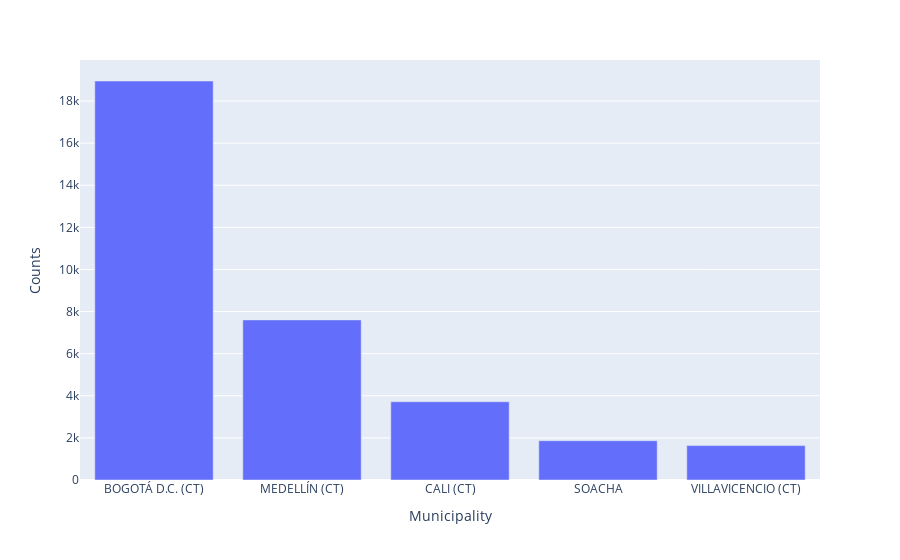

Notebook cell for this chart:
### Markdown cell above
We can see here that the Cundinamarca department experiences the highest amount of crimes, according to this dataset.

### Code cell
plot_counts('Municipality', 5)

### Figure 1 — Plotly figure (JSON) as saved in the notebook; plotly's stock layout.template omitted (floating-point values rounded to 4 significant figures)
{"data": [{"alignmentgroup": "True", "hovertemplate": "Municipality=%{x}<br>Counts=%{y}<extra></extra>", "legendgroup": "", "marker": {"color": "#636efa", "pattern": {"shape": ""}}, "name": "", "offsetgroup": "", "orientation": "v", "showlegend": false, "textposition": "auto", "type": "bar", "x": ["BOGOTÁ D.C. (CT)", "MEDELLÍN (CT)", "CALI (CT)", "SOACHA", "VILLAVICENCIO (CT)"], "xaxis": "x", "y": [18951, 7604, 3716, 1865, 1633], "yaxis": "y"}], "layout": {"autosize": true, "barmode": "relative", "legend": {"tracegroupgap": 0}, "margin": {"t": 60}, "xaxis": {"anchor": "y", "autorange": true, "domain": [0, 1], "range": [-0.5, 4.5], "title": {"text": "Municipality"}, "type": "category"}, "yaxis": {"anchor": "x", "autorange": true, "domain": [0, 1], "range": [0, 19950.0], "title": {"text": "Counts"}, "type": "linear"}}}
